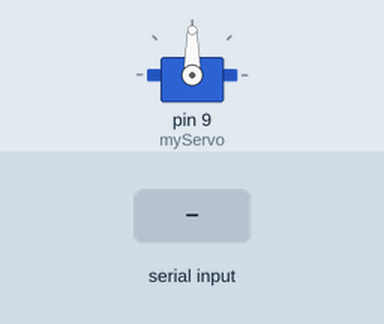
The sketch below on a simulated Arduino Uno, built with avr-gcc and run on an emulated ATmega328P. Shown: servo. The inputs (shaded band) are chosen by the test bench.

Above: at 1.2 s.
1.3 s: "L" received over Serial
At 1.6 s:
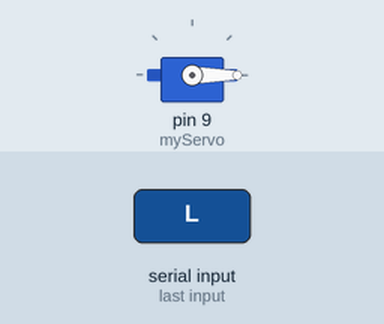
2.8 s: "R" received over Serial
At 3.9 s:
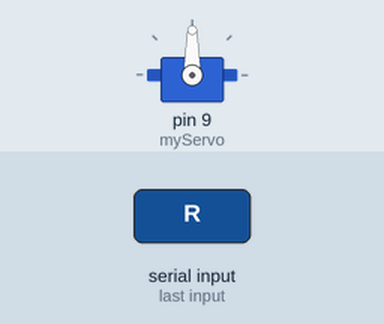
Timing chart, 0 to 5.8 s (numbered marks = the images above; inputs shaded):
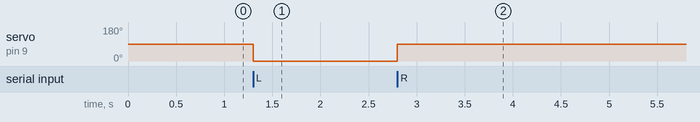

The sketch:

ArduinoUSBservo_01.ino
```cpp
#include <Servo.h>

Servo myServo;

void setup() {
  Serial.begin(9600);
  myServo.attach(9); // Attach servo to pin 9
}

void loop() {
  if (Serial.available() > 0) {
    char command = Serial.read();
    if (command == 'R') {
      myServo.write(90); // Move servo right
    } else if (command == 'L') {
      myServo.write(0); // Move servo left
    }
  }
}
```

Measured:
- after the input at 1.3 s, servo on pin 9 (myServo): 90° → 0° at once
- after the input at 2.8 s, servo on pin 9 (myServo): 0° → 90° at once
